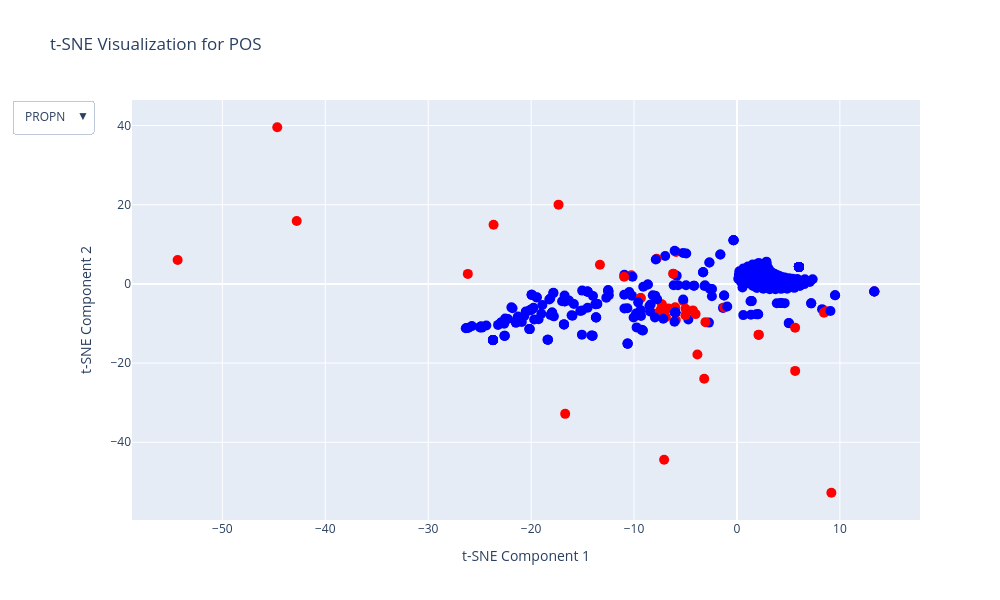

Source (notebook cell):
### Code cell
from sklearn.manifold import TSNE
from sklearn.neighbors import LocalOutlierFactor
import plotly.graph_objects as go
import pandas as pd
import numpy as np

# Initialize the figure
fig = go.Figure()

# Iterate over each POS and create a t-SNE visualization for its matrix
dropdown_buttons = []
for idx, (pos, matrix) in enumerate(dict_transposed_matrices_pos.items()):
    if pos == 'X':
        continue
    # Fit LOF model
    clf = LocalOutlierFactor(n_neighbors=2, contamination=0.1)
    clf.fit(matrix)
    y_pred = clf.fit_predict(matrix)

    
    # Dimensionality reduction using t-SNE
    if matrix.shape[1] > 2:
        tsne = TSNE(n_components=2, random_state=42)
        X_reduced = tsne.fit_transform(matrix)
    else:
        X_reduced = matrix
    
    # Prepare data for Plotly visualization
    data = pd.DataFrame({
        "Component 1": X_reduced[:, 0],
        "Component 2": X_reduced[:, 1],
        "Feature": unique_features,
        "Outlier": ["Outlier" if pred == -1 else "Inlier" for pred in y_pred],
    })
    
    # Add scatter points for this POS
    fig.add_trace(go.Scatter(
        x=data["Component 1"],
        y=data["Component 2"],
        mode='markers',
        marker=dict(size=10, color=["red" if o == "Outlier" else "blue" for o in data["Outlier"]]),
        name=pos,
        visible=(idx == 0),  # Only the first POS is visible by default
        text=data["Feature"],
        customdata=data["Outlier"],  # Inlier/Outlier status
        hovertemplate="Feature: %{text}<br>Status: %{customdata}<extra></extra>"
    ))
    
    # Add a dropdown button for this POS
    dropdown_buttons.append({
        "label": pos,
        "method": "update",
        "args": [
            {"visible": [i == idx for i in range(len(dict_transposed_matrices_pos))]},
            {"title": f"t-SNE Visualization for POS: {pos}"}
        ]
    })

# Add dropdown menu to the layout
fig.update_layout(
    title="t-SNE Visualization for POS",
    xaxis_title="t-SNE Component 1",
    yaxis_title="t-SNE Component 2",
    width=1000,
    height=600,
    updatemenus=[{
        "buttons": dropdown_buttons,
        "direction": "down",
        "showactive": True,
    }]
)

# Show the plot
fig.show()

### Figure 1 — Plotly figure (JSON) as saved in the notebook; plotly's stock layout.template omitted (floating-point values rounded to 4 significant figures; data arrays with more than 128 entries replaced by an {"elided": "..."} marker saying what was removed)
{"data": [{"customdata": {"elided": "438 str values"}, "hovertemplate": "Feature: %{text}<br>Status: %{customdata}<extra></extra>", "marker": {"color": {"elided": "438 str values"}, "size": 10}, "mode": "markers", "name": "PROPN", "text": {"elided": "438 str values"}, "type": "scatter", "visible": true, "x": {"elided": "438 float values"}, "y": {"elided": "438 float values"}}, {"customdata": {"elided": "438 str values"}, "hovertemplate": "Feature: %{text}<br>Status: %{customdata}<extra></extra>", "marker": {"color": {"elided": "438 str values"}, "size": 10}, "mode": "markers", "name": "DET", "text": {"elided": "438 str values"}, "type": "scatter", "visible": false, "x": {"elided": "438 float values"}, "y": {"elided": "438 float values"}}, {"customdata": {"elided": "438 str values"}, "hovertemplate": "Feature: %{text}<br>Status: %{customdata}<extra></extra>", "marker": {"color": {"elided": "438 str values"}, "size": 10}, "mode": "markers", "name": "ADJ", "text": {"elided": "438 str values"}, "type": "scatter", "visible": false, "x": {"elided": "438 float values"}, "y": {"elided": "438 float values"}}, {"customdata": {"elided": "438 str values"}, "hovertemplate": "Feature: %{text}<br>Status: %{customdata}<extra></extra>", "marker": {"color": {"elided": "438 str values"}, "size": 10}, "mode": "markers", "name": "ADV", "text": {"elided": "438 str values"}, "type": "scatter", "visible": false, "x": {"elided": "438 float values"}, "y": {"elided": "438 float values"}}, {"customdata": {"elided": "438 str values"}, "hovertemplate": "Feature: %{text}<br>Status: %{customdata}<extra></extra>", "marker": {"color": {"elided": "438 str values"}, "size": 10}, "mode": "markers", "name": "SCONJ", "text": {"elided": "438 str values"}, "type": "scatter", "visible": false, "x": {"elided": "438 float values"}, "y": {"elided": "438 float values"}}, {"customdata": {"elided": "438 str values"}, "hovertemplate": "Feature: %{text}<br>Status: %{customdata}<extra></extra>", "marker": {"color": {"elided": "438 str values"}, "size": 10}, "mode": "markers", "name": "INTJ", "text": {"elided": "438 str values"}, "type": "scatter", "visible": false, "x": {"elided": "438 float values"}, "y": {"elided": "438 float values"}}, {"customdata": {"elided": "438 str values"}, "hovertemplate": "Feature: %{text}<br>Status: %{customdata}<extra></extra>", "marker": {"color": {"elided": "438 str values"}, "size": 10}, "mode": "markers", "name": "NUM", "text": {"elided": "438 str values"}, "type": "scatter", "visible": false, "x": {"elided": "438 float values"}, "y": {"elided": "438 float values"}}, {"customdata": {"elided": "438 str values"}, "hovertemplate": "Feature: %{text}<br>Status: %{customdata}<extra></extra>", "marker": {"color": {"elided": "438 str values"}, "size": 10}, "mode": "markers", "name": "CCONJ", "text": {"elided": "438 str values"}, "type": "scatter", "visible": false, "x": {"elided": "438 float values"}, "y": {"elided": "438 float values"}}, {"customdata": {"elided": "438 str values"}, "hovertemplate": "Feature: %{text}<br>Status: %{customdata}<extra></extra>", "marker": {"color": {"elided": "438 str values"}, "size": 10}, "mode": "markers", "name": "NOUN", "text": {"elided": "438 str values"}, "type": "scatter", "visible": false, "x": {"elided": "438 float values"}, "y": {"elided": "438 float values"}}, {"customdata": {"elided": "438 str values"}, "hovertemplate": "Feature: %{text}<br>Status: %{customdata}<extra></extra>", "marker": {"color": {"elided": "438 str values"}, "size": 10}, "mode": "markers", "name": "ADP", "text": {"elided": "438 str values"}, "type": "scatter", "visible": false, "x": {"elided": "438 float values"}, "y": {"elided": "438 float values"}}, {"customdata": {"elided": "438 str values"}, "hovertemplate": "Feature: %{text}<br>Status: %{customdata}<extra></extra>", "marker": {"color": {"elided": "438 str values"}, "size": 10}, "mode": "markers", "name": "AUX", "text": {"elided": "438 str values"}, "type": "scatter", "visible": false, "x": {"elided": "438 float values"}, "y": {"elided": "438 float values"}}, {"customdata": {"elided": "438 str values"}, "hovertemplate": "Feature: %{text}<br>Status: %{customdata}<extra></extra>", "marker": {"color": {"elided": "438 str values"}, "size": 10}, "mode": "markers", "name": "PRON", "text": {"elided": "438 str values"}, "type": "scatter", "visible": false, "x": {"elided": "438 float values"}, "y": {"elided": "438 float values"}}, {"customdata": {"elided": "438 str values"}, "hovertemplate": "Feature: %{text}<br>Status: %{customdata}<extra></extra>", "marker": {"color": {"elided": "438 str values"}, "size": 10}, "mode": "markers", "name": "VERB", "text": {"elided": "438 str values"}, "type": "scatter", "visible": false, "x": {"elided": "438 float values"}, "y": {"elided": "438 float values"}}], "layout": {"height": 600, "title": {"text": "t-SNE Visualization for POS"}, "updatemenus": [{"buttons": [{"args": [{"visible": [true, false, false, false, false, false, false, false, false, false, false, false, false, false]}, {"title": "t-SNE Visualization for POS: PROPN"}], "label": "PROPN", "method": "update"}, {"args": [{"visible": [false, true, false, false, false, false, false, false, false, false, false, false, false, false]}, {"title": "t-SNE Visualization for POS: DET"}], "label": "DET", "method": "update"}, {"args": [{"visible": [false, false, true, false, false, false, false, false, false, false, false, false, false, false]}, {"title": "t-SNE Visualization for POS: ADJ"}], "label": "ADJ", "method": "update"}, {"args": [{"visible": [false, false, false, true, false, false, false, false, false, false, false, false, false, false]}, {"title": "t-SNE Visualization for POS: ADV"}], "label": "ADV", "method": "update"}, {"args": [{"visible": [false, false, false, false, true, false, false, false, false, false, false, false, false, false]}, {"title": "t-SNE Visualization for POS: SCONJ"}], "label": "SCONJ", "method": "update"}, {"args": [{"visible": [false, false, false, false, false, true, false, false, false, false, false, false, false, false]}, {"title": "t-SNE Visualization for POS: INTJ"}], "label": "INTJ", "method": "update"}, {"args": [{"visible": [false, false, false, false, false, false, true, false, false, false, false, false, false, false]}, {"title": "t-SNE Visualization for POS: NUM"}], "label": "NUM", "method": "update"}, {"args": [{"visible": [false, false, false, false, false, false, false, true, false, false, false, false, false, false]}, {"title": "t-SNE Visualization for POS: CCONJ"}], "label": "CCONJ", "method": "update"}, {"args": [{"visible": [false, false, false, false, false, false, false, false, true, false, false, false, false, false]}, {"title": "t-SNE Visualization for POS: NOUN"}], "label": "NOUN", "method": "update"}, {"args": [{"visible": [false, false, false, false, false, false, false, false, false, true, false, false, false, false]}, {"title": "t-SNE Visualization for POS: ADP"}], "label": "ADP", "method": "update"}, {"args": [{"visible": [false, false, false, false, false, false, false, false, false, false, true, false, false, false]}, {"title": "t-SNE Visualization for POS: AUX"}], "label": "AUX", "method": "update"}, {"args": [{"visible": [false, false, false, false, false, false, false, false, false, false, false, true, false, false]}, {"title": "t-SNE Visualization for POS: PRON"}], "label": "PRON", "method": "update"}, {"args": [{"visible": [false, false, false, false, false, false, false, false, false, false, false, false, false, true]}, {"title": "t-SNE Visualization for POS: VERB"}], "label": "VERB", "method": "update"}], "direction": "down", "showactive": true}], "width": 1000, "xaxis": {"title": {"text": "t-SNE Component 1"}}, "yaxis": {"title": {"text": "t-SNE Component 2"}}}}
